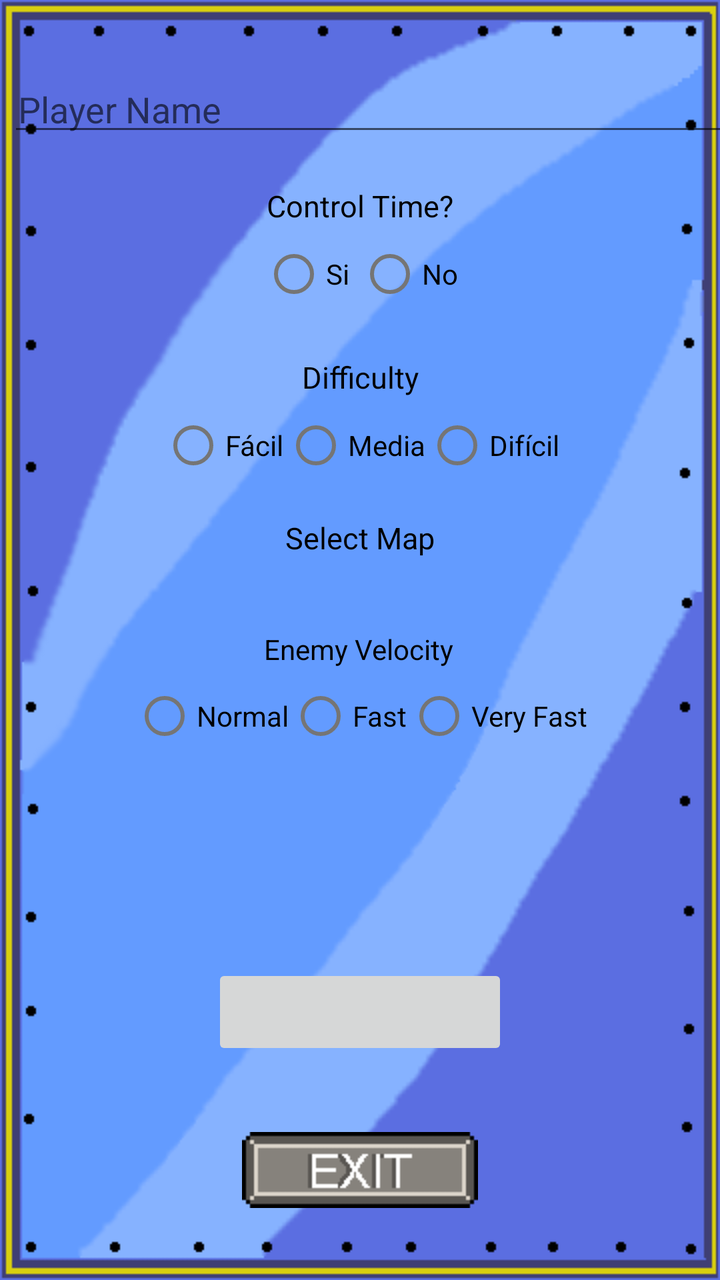
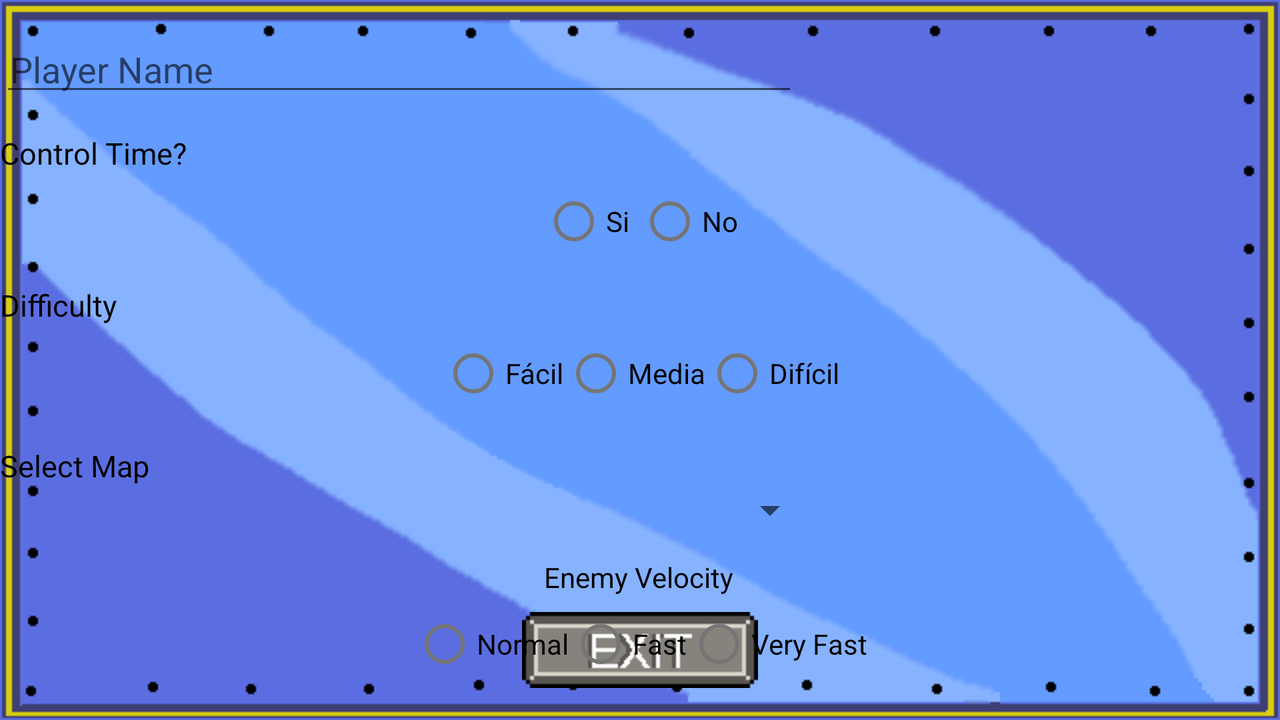

Two renders of one Android screen. The first uses the default layout on a phone; the second uses the alternative layout the repository ships for a different screen configuration, on a matching device. The two XML files are below.
<!-- AndroidManifest.xml: application theme Theme.TowerDefense -->
<!-- res/layout/activity_option.xml -->
<?xml version="1.0" encoding="utf-8"?>
<androidx.constraintlayout.widget.ConstraintLayout xmlns:android="http://schemas.android.com/apk/res/android"
    xmlns:app="http://schemas.android.com/apk/res-auto"
    xmlns:tools="http://schemas.android.com/tools"
    android:layout_width="match_parent"
    android:layout_height="match_parent"
    android:background="@drawable/universal_background">


    <EditText
        android:id="@+id/nombreEditText"
        android:layout_width="399dp"
        android:layout_height="37dp"
        android:layout_marginStart="4dp"
        android:layout_marginTop="36dp"
        android:hint="@string/nombre_del_jugador"
        android:inputType="text"
        android:maxLines="1"
        android:padding="5dp"
        app:layout_constraintStart_toStartOf="parent"
        app:layout_constraintTop_toTopOf="parent" />

    <TextView
        android:id="@+id/time_controller"
        android:layout_width="wrap_content"
        android:layout_height="wrap_content"
        android:text="@string/controlar_tiempo"
        android:textColor="@color/black"
        android:textSize="15sp"
        app:layout_constraintBottom_toBottomOf="parent"
        app:layout_constraintEnd_toEndOf="parent"
        app:layout_constraintStart_toStartOf="parent"
        app:layout_constraintTop_toBottomOf="@+id/nombreEditText"
        app:layout_constraintVertical_bias="0.036" />

    <RadioGroup
        android:id="@+id/time_group"
        android:layout_width="wrap_content"
        android:layout_height="wrap_content"
        android:orientation="horizontal"
        app:layout_constraintEnd_toEndOf="parent"
        app:layout_constraintStart_toStartOf="parent"
        app:layout_constraintTop_toBottomOf="@+id/time_controller">

        <RadioButton
            android:id="@+id/yes_time"
            android:layout_width="wrap_content"
            android:layout_height="wrap_content"
            android:text="@string/si" />

        <RadioButton
            android:id="@+id/no_time"
            android:layout_width="wrap_content"
            android:layout_height="wrap_content"
            android:text="@string/no" />


    </RadioGroup>

    <TextView
        android:id="@+id/difficulty_text"
        android:layout_width="wrap_content"
        android:layout_height="wrap_content"
        android:text="@string/dificultad"
        android:textColor="@color/black"
        android:textSize="15sp"
        app:layout_constraintBottom_toBottomOf="parent"
        app:layout_constraintEnd_toEndOf="parent"
        app:layout_constraintStart_toStartOf="parent"
        app:layout_constraintTop_toBottomOf="@+id/time_group"
        app:layout_constraintVertical_bias="0.038" />

    <RadioGroup
        android:id="@+id/difficulty_group"
        android:layout_width="wrap_content"
        android:layout_height="wrap_content"
        android:orientation="horizontal"
        app:layout_constraintEnd_toEndOf="parent"
        app:layout_constraintStart_toStartOf="parent"
        app:layout_constraintTop_toBottomOf="@+id/difficulty_text">

        <RadioButton
            android:id="@+id/easy_button"
            android:layout_width="wrap_content"
            android:layout_height="wrap_content"
            android:text="Fácil" />

        <RadioButton
            android:id="@+id/medium_button"
            android:layout_width="wrap_content"
            android:layout_height="wrap_content"
            android:text="Media" />

        <RadioButton
            android:id="@+id/hard_button"
            android:layout_width="wrap_content"
            android:layout_height="wrap_content"
            android:text="Difícil" />
    </RadioGroup>

    <TextView
        android:id="@+id/map_select"
        android:layout_width="wrap_content"
        android:layout_height="wrap_content"
        android:layout_marginTop="12dp"
        android:text="@string/selecciona_mapa"
        android:textColor="@color/black"
        android:textSize="15sp"
        app:layout_constraintEnd_toEndOf="parent"
        app:layout_constraintStart_toStartOf="parent"
        app:layout_constraintTop_toBottomOf="@+id/difficulty_group" />

    <Spinner
        android:id="@+id/spinnerMap"
        android:layout_width="409dp"
        android:layout_height="wrap_content"
        android:layout_marginTop="12dp"
        app:layout_constraintStart_toStartOf="parent"
        app:layout_constraintTop_toBottomOf="@+id/map_select" />

    <ImageButton
        android:id="@+id/exitOptions"
        android:layout_width="wrap_content"
        android:layout_height="wrap_content"
        android:layout_margin="16dp"
        android:background="@null"
        android:src="@drawable/exit"

        app:layout_constraintBottom_toBottomOf="parent"
        app:layout_constraintEnd_toEndOf="parent"
        app:layout_constraintStart_toStartOf="parent"
        app:layout_constraintTop_toBottomOf="@+id/newGame" />

    <TextView
        android:id="@+id/velocity"
        android:layout_width="wrap_content"
        android:layout_height="wrap_content"
        android:text="Enemy Velocity"
        android:textColor="@color/black"
        app:layout_constraintEnd_toEndOf="parent"
        app:layout_constraintHorizontal_bias="0.498"
        app:layout_constraintStart_toStartOf="parent"
        app:layout_constraintTop_toBottomOf="@+id/spinnerMap" />

    <RadioGroup
        android:id="@+id/velocity_group"
        android:layout_width="wrap_content"
        android:layout_height="wrap_content"
        android:orientation="horizontal"
        app:layout_constraintEnd_toEndOf="parent"
        app:layout_constraintStart_toStartOf="parent"
        app:layout_constraintTop_toBottomOf="@+id/velocity">

        <RadioButton
            android:id="@+id/x1"
            android:layout_width="wrap_content"
            android:layout_height="wrap_content"
            android:text="Normal" />

        <RadioButton
            android:id="@+id/x2"
            android:layout_width="wrap_content"
            android:layout_height="wrap_content"
            android:text="Fast" />

        <RadioButton
            android:id="@+id/x3"
            android:layout_width="wrap_content"
            android:layout_height="wrap_content"
            android:text="Very Fast" />
    </RadioGroup>

    <ImageButton
        android:id="@+id/newGame"
        android:layout_width="148dp"
        android:layout_height="48dp"
        android:layout_marginTop="100dp"
        android:foreground="@drawable/new_game"
        app:layout_constraintEnd_toEndOf="parent"
        app:layout_constraintStart_toStartOf="parent"
        app:layout_constraintTop_toBottomOf="@+id/velocity_group" />


</androidx.constraintlayout.widget.ConstraintLayout>
<!-- resources referenced by this layout -->
<resources>
  <!-- drawable exit: png bitmap (drawable, 511 bytes) -->
  <!-- drawable new_game: png bitmap (drawable, 576 bytes) -->
  <!-- drawable universal_background: png bitmap (drawable, 10778 bytes) -->
  <string name="controlar_tiempo">Control Time?</string>
  <string name="dificultad">Difficulty</string>
  <string name="no">No</string>
  <string name="nombre_del_jugador">Player Name</string>
  <string name="selecciona_mapa">Select Map</string>
  <string name="si">Si</string>
  <style name="Theme.TowerDefense" parent="Theme.MaterialComponents.DayNight.DarkActionBar">
          
          <item name="colorPrimary">@color/purple_500</item>
          <item name="colorPrimaryVariant">@color/purple_700</item>
          <item name="colorOnPrimary">@color/white</item>
          
          <item name="colorSecondary">@color/teal_200</item>
          <item name="colorSecondaryVariant">@color/teal_700</item>
          <item name="colorOnSecondary">@color/black</item>
          
          <item name="android:statusBarColor">?attr/colorPrimaryVariant</item>
          
      </style>
</resources>
<!-- res/layout-land/activity_option.xml (the repository's variant of the layout above) -->
<!-- drawn on the phone turned sideways -->
<?xml version="1.0" encoding="utf-8"?>
<androidx.constraintlayout.widget.ConstraintLayout xmlns:android="http://schemas.android.com/apk/res/android"
    xmlns:app="http://schemas.android.com/apk/res-auto"
    xmlns:tools="http://schemas.android.com/tools"
    android:layout_width="match_parent"
    android:layout_height="match_parent"
    android:background="@drawable/universal_background_h">


    <EditText
        android:id="@+id/nombreEditText"
        android:layout_width="399dp"
        android:layout_height="37dp"
        android:layout_marginTop="16dp"
        android:hint="@string/nombre_del_jugador"
        android:inputType="text"
        android:maxLines="1"
        android:padding="5dp"
        app:layout_constraintTop_toTopOf="parent"
        tools:layout_editor_absoluteX="166dp" />

    <TextView
        android:id="@+id/time_controller"
        android:layout_width="wrap_content"
        android:layout_height="wrap_content"
        android:text="@string/controlar_tiempo"
        android:textColor="@color/black"
        android:textSize="15sp"
        app:layout_constraintBottom_toBottomOf="parent"
        app:layout_constraintTop_toBottomOf="@+id/nombreEditText"
        app:layout_constraintVertical_bias="0.047"
        tools:layout_editor_absoluteX="319dp" />

    <RadioGroup
        android:id="@+id/time_group"
        android:layout_width="wrap_content"
        android:layout_height="wrap_content"
        android:orientation="horizontal"
        app:layout_constraintEnd_toEndOf="parent"
        app:layout_constraintStart_toStartOf="parent"
        app:layout_constraintTop_toBottomOf="@+id/time_controller">

        <RadioButton
            android:id="@+id/yes_time"
            android:layout_width="wrap_content"
            android:layout_height="wrap_content"
            android:text="@string/si" />

        <RadioButton
            android:id="@+id/no_time"
            android:layout_width="wrap_content"
            android:layout_height="wrap_content"
            android:text="@string/no" />


    </RadioGroup>

    <TextView
        android:id="@+id/difficulty_text"
        android:layout_width="wrap_content"
        android:layout_height="wrap_content"
        android:text="@string/dificultad"
        android:textColor="@color/black"
        android:textSize="15sp"
        app:layout_constraintBottom_toBottomOf="parent"
        app:layout_constraintTop_toBottomOf="@+id/time_group"
        app:layout_constraintVertical_bias="0.037"
        tools:layout_editor_absoluteX="337dp" />

    <RadioGroup
        android:id="@+id/difficulty_group"
        android:layout_width="wrap_content"
        android:layout_height="wrap_content"
        android:orientation="horizontal"
        app:layout_constraintEnd_toEndOf="parent"
        app:layout_constraintStart_toStartOf="parent"
        app:layout_constraintTop_toBottomOf="@+id/difficulty_text">

        <RadioButton
            android:id="@+id/easy_button"
            android:layout_width="wrap_content"
            android:layout_height="wrap_content"
            android:text="Fácil" />

        <RadioButton
            android:id="@+id/medium_button"
            android:layout_width="wrap_content"
            android:layout_height="wrap_content"
            android:text="Media" />

        <RadioButton
            android:id="@+id/hard_button"
            android:layout_width="wrap_content"
            android:layout_height="wrap_content"
            android:text="Difícil" />
    </RadioGroup>

    <TextView
        android:id="@+id/map_select"
        android:layout_width="wrap_content"
        android:layout_height="wrap_content"
        android:layout_marginTop="12dp"
        android:text="@string/selecciona_mapa"
        android:textColor="@color/black"
        android:textSize="15sp"
        app:layout_constraintTop_toBottomOf="@+id/difficulty_group"
        tools:layout_editor_absoluteX="329dp" />

    <Spinner
        android:id="@+id/spinner"
        android:layout_width="409dp"
        android:layout_height="wrap_content"
        app:layout_constraintTop_toBottomOf="@+id/map_select"
        tools:layout_editor_absoluteX="161dp" />

    <ImageButton
        android:id="@+id/exitOptions"
        android:layout_width="wrap_content"
        android:layout_height="wrap_content"
        android:layout_margin="16dp"
        android:background="@null"
        android:src="@drawable/exit"

        app:layout_constraintBottom_toBottomOf="parent"
        app:layout_constraintEnd_toEndOf="parent"
        app:layout_constraintStart_toStartOf="parent" />

    <TextView
        android:id="@+id/velocity"
        android:layout_width="wrap_content"
        android:layout_height="wrap_content"
        android:layout_marginTop="12dp"
        android:text="Enemy Velocity"
        android:textColor="@color/black"
        app:layout_constraintEnd_toEndOf="parent"
        app:layout_constraintHorizontal_bias="0.499"
        app:layout_constraintStart_toStartOf="parent"
        app:layout_constraintTop_toBottomOf="@+id/spinner" />

    <RadioGroup
        android:id="@+id/velocity_group"
        android:layout_width="wrap_content"
        android:layout_height="wrap_content"
        android:orientation="horizontal"
        app:layout_constraintEnd_toEndOf="parent"
        app:layout_constraintStart_toStartOf="parent"
        app:layout_constraintTop_toBottomOf="@+id/velocity">

        <RadioButton
            android:id="@+id/x1"
            android:layout_width="wrap_content"
            android:layout_height="wrap_content"
            android:text="Normal" />

        <RadioButton
            android:id="@+id/x2"
            android:layout_width="wrap_content"
            android:layout_height="wrap_content"
            android:text="Fast" />

        <RadioButton
            android:id="@+id/x4"
            android:layout_width="wrap_content"
            android:layout_height="wrap_content"
            android:text="Very Fast" />
    </RadioGroup>


</androidx.constraintlayout.widget.ConstraintLayout>
<!-- resources referenced by the variant -->
<!-- as the phone turned sideways resolves them -->
<resources>
  <!-- drawable exit: png bitmap (drawable, 511 bytes) -->
  <!-- drawable universal_background_h: png bitmap (drawable, 10265 bytes) -->
  <string name="controlar_tiempo">Control Time?</string>
  <string name="dificultad">Difficulty</string>
  <string name="no">No</string>
  <string name="nombre_del_jugador">Player Name</string>
  <string name="selecciona_mapa">Select Map</string>
  <string name="si">Si</string>
  <style name="Theme.TowerDefense" parent="Theme.MaterialComponents.DayNight.DarkActionBar">
          
          <item name="colorPrimary">@color/purple_500</item>
          <item name="colorPrimaryVariant">@color/purple_700</item>
          <item name="colorOnPrimary">@color/white</item>
          
          <item name="colorSecondary">@color/teal_200</item>
          <item name="colorSecondaryVariant">@color/teal_700</item>
          <item name="colorOnSecondary">@color/black</item>
          
          <item name="android:statusBarColor">?attr/colorPrimaryVariant</item>
          
      </style>
</resources>
